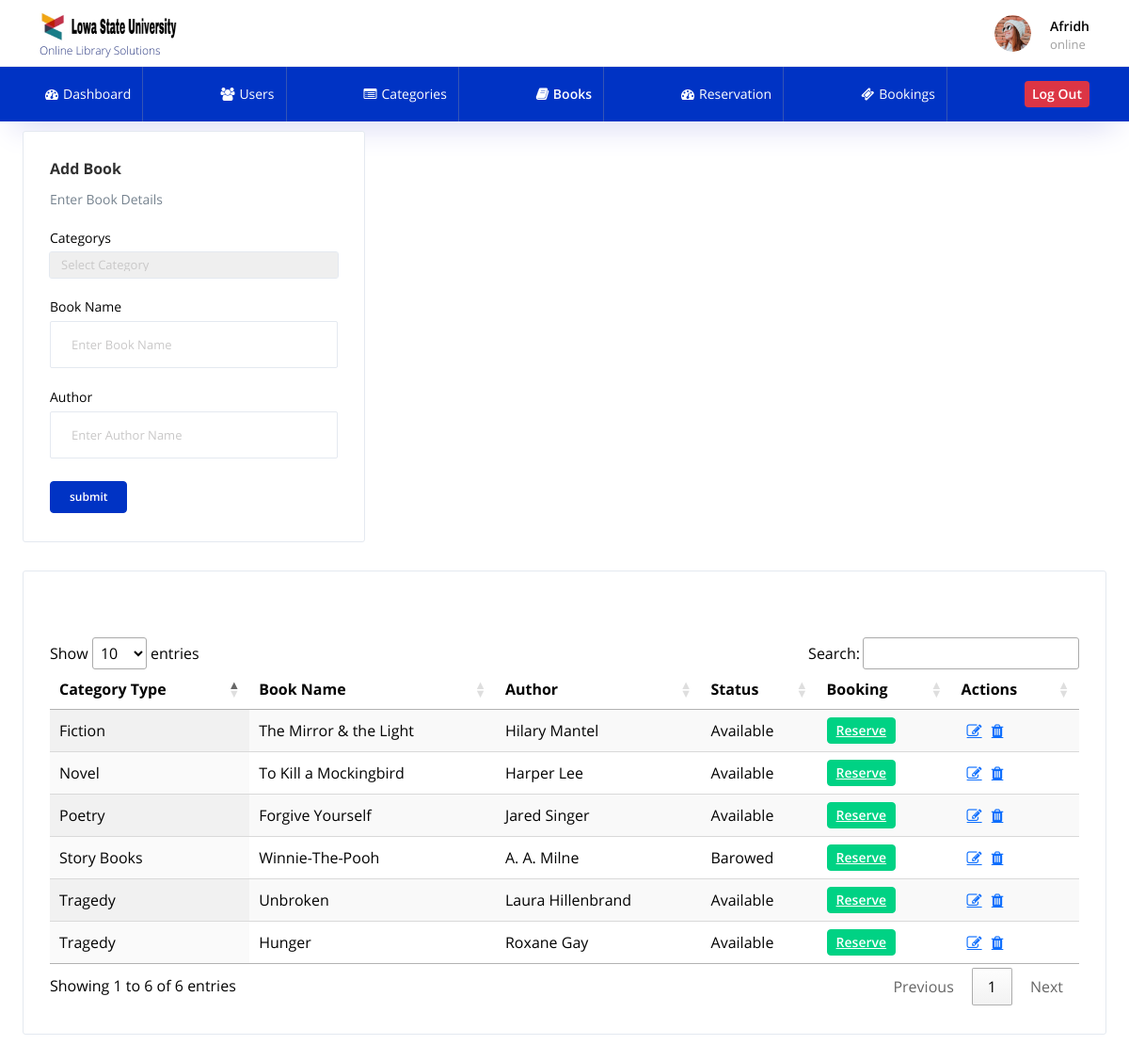
Page /books.php (signed in) on the committed database.
### tables this page shows
CREATE TABLE `books` (
  `id` int(11) NOT NULL,
  `category_id` int(11) NOT NULL,
  `book_name` varchar(100) NOT NULL,
  `author` varchar(100) NOT NULL,
  `status` int(1) NOT NULL
);

CREATE TABLE `book_category` (
  `id` int(11) NOT NULL,
  `category_name` varchar(100) NOT NULL,
  `status` int(1) NOT NULL
);

### books.php (the view, shortened to what this page needs)
<?php require_once('header.php'); ?>
<?php require_once('php/books.php'); ?>
<?php if($_SESSION["retfhtgj_user_type"] == "Admin" ||
($_SESSION["retfhtgj_user_type"] == "librarian"))  { ?>
<div class="row">
    <div class="col-4 grid-margin stretch-card">
    <div class="card">
    <div class="card-body">
    <h4 class="card-title"><?php if(isset($eid)){echo "Update Book Details";}else{echo "Add Book";} ?></h4>
    <p class="card-description">Enter Book Details</p>
    <form class="forms-sample" method="post">
      <div class="form-group">
      <label>Categorys</label>
      <select class="form-control" name="category_id" required>
        <option hidden>Select Category</option>
      </select>
     </div>
      <div class="form-group">
        <label>Book Name</label>
        <input type="text" class="form-control" placeholder="Enter Book Name"
        name="name"
        value="<?php if(isset($name)){echo $name;} elseif(isset($eid)){echo $row_eid['book_name'];} ?>">
      </div>
      <div class="form-group">
        <label>Author</label>
        <input type="text" class="form-control" placeholder="Enter Author Name"
        name="author"
        value="<?php if(isset($author)){echo $author;} elseif(isset($eid)){echo $row_eid['author'];} ?>">
      </div>
      <input type="submit" class="btn btn-primary me-2" value="<?php if(isset($eid)){echo "update";} else{echo "submit";} ?>"
        name="<?php if(isset($eid)){echo "update";} else{echo "submit";} ?>">
    </form>
    </div>
    </div>
    </div>
<?php } ?>
<div class="col-sm-12 stretch-card grid-margin">
<div class="card">
<div class="card-body">
<table id="table_id" class="display">
    <thead>
        <tr>
            <th>Category Type</th>
            <th>Book Name</th>
            <th>Author</th>
            <th>Status</th>
            <th>Booking</th>
        <?php if($_SESSION["retfhtgj_user_type"] == "Admin" ||
        ($_SESSION["retfhtgj_user_type"] == "librarian"))  { ?>
            <th>Actions</th>
         <?php } ?>
        </tr>
    </thead>
    <tbody>
        <?php
            $selectQuery="select * from books WHERE status=1";
            $runQuery = $conn->query($selectQuery);
            while($row=mysqli_fetch_array($runQuery))
            {
                $select_cat="SELECT * FROM book_category
                WHERE id='".$row['category_id']."' AND status='1'";
                $run_cat=$conn->query($select_cat);
                $row_cat=mysqli_fetch_array($run_cat);
                $select_1="SELECT * FROM reservations WHERE book_id='".$row['id']."' AND status='1'";
                $run_1=$conn->query($select_1);
                $num_1=mysqli_num_rows($run_1);
                $select_2="SELECT * FROM booking WHERE book_id='".$row['id']."' AND status='1'";
                $run_2=$conn->query($select_2);
                $num_2=mysqli_num_rows($run_2);
                if($num_1 > 0)
                {
                    $res = "Reserved";
                }
                elseif($num_2 > 0)
                {
                    $res = "Barowed";
                }
                else
                {
                    $res = "Available";
                }
        ?>
            <tr>
                <td><?php echo $row_cat['category_name']; ?></td>
                <td><?php echo $row['book_name']; ?></td>
                <td><?php echo $row['author']; ?></td>
                <td><?php echo $res; ?></td>
                <td>
                    <a type="submit" href="books.php?rid=<?php echo $row['id']; ?>"
                    class="badge badge-success"
                    id="<?php if($res=="Reserved"){echo"y_disabled";} elseif($res=="Barowed"){echo"y_disabled";} else{echo "n_disabled";} ?>">Reserve</a>
                </td>
            <?php if($_SESSION["retfhtgj_user_type"] == "Admin" ||
            ($_SESSION["retfhtgj_user_type"] == "librarian"))  { ?>
                <td>
                    <a href="books.php?eid=<?php echo $row['id']; ?>"
                     i class="fa fa-pencil-square-o" aria-hidden="true"></i></a>
                     <a href = "books.php?did=<?php echo $row['id']; ?> "
                     i class="fa fa-trash" aria-hidden="true"></i></a>
                </td>
            <?php } ?>
            </tr>
        <?php } ?>
    </tbody>
    </table>
</div>
</div>
</div>
</div>
 <?php require_once('footer.php'); ?>

### header.php (shortened to what this page needs)
<!DOCTYPE html>
<html lang="en">
  <head>
    <link rel="stylesheet" href="assets/vendors/mdi/css/materialdesignicons.min.css">
    <link rel="stylesheet" href="assets/vendors/flag-icon-css/css/flag-icon.min.css">
    <link rel="stylesheet" href="assets/vendors/css/vendor.bundle.base.css">
    <link rel="stylesheet" href="assets/vendors/jquery-bar-rating/css-stars.css" />
    <link rel="stylesheet" href="assets/vendors/font-awesome/css/font-awesome.min.css" />
    <link rel="stylesheet" href="assets/css/demo_2/style.css" />
    <link rel="stylesheet" href="assets/css/my_style.css" />
    <link rel="stylesheet" type="text/css" href="https://cdn.datatables.net/1.11.3/css/jquery.dataTables.css">
  </head>
  <body>
    <div class="horizontal-menu">
    <nav class="navbar top-navbar col-lg-12 col-12 p-0">
    <div class="container">
    <div class="text-center navbar-brand-wrapper d-flex align-items-center justify-content-center">
      <a class="navbar-brand brand-logo" href="index.html">
        <img src="assets/images/logo.jpeg" alt="logo" />
          <span class="font-12 d-block font-weight-light">Online Library Solutions </span>
      </a>
    </div>
    <div class="navbar-menu-wrapper d-flex align-items-center justify-content-end">
      <ul class="navbar-nav navbar-nav-right">
        <li class="nav-item nav-profile dropdown">
          <a class="nav-link" id="profileDropdown" href="#" data-bs-toggle="dropdown" aria-expanded="false">
            <div class="nav-profile-img">
              <img src="assets/images/faces/face1.jpg" alt="image" />
            </div>
            <div class="nav-profile-text">
              <p class="text-black font-weight-semibold m-0">
                <?php echo $_SESSION["retfhtgj_name"]; ?> </p>
              <span class="font-13 online-color">online</i></span>
            </div>
          </a>
        </li>
      </ul>
  </div>
  </div>
</nav>
<nav class="bottom-navbar">
<div class="container">
<ul class="nav page-navigation">
    <li class="nav-item">
      <a class="nav-link" href="dashboard.php">
        <i class="fa fa-tachometer" aria-hidden="true"></i>
        <span class="menu-title">Dashboard</span>
      </a>
    </li>
  <?php if($_SESSION["retfhtgj_user_type"] == "Admin" || ($_SESSION["retfhtgj_user_type"] == "librarian")) { ?>
    <li class="nav-item">
      <a class="nav-link" href="users.php">
        <i class="fa fa-users" aria-hidden="true"></i>
        <span class="menu-title">Users</span>
      </a>
    </li>
    <?php } ?>
    <li class="nav-item">
      <a class="nav-link" href="categories.php">
        <i class="fa fa-list-alt" aria-hidden="true"></i>
        <span class="menu-title">Categories</span>
      </a>
    </li>
    <li class="nav-item">
      <a class="nav-link" href="books.php">
        <i class="fa fa-book" aria-hidden="true"></i>
        <span class="menu-title">Books</span>
      </a>
    </li>
    <li class="nav-item">
      <a class="nav-link" href="reservations.php">
        <i class="fa fa-tachometer" aria-hidden="true"></i>
        <span class="menu-title">Reservation</span>
      </a>
    </li>
  <?php if($_SESSION["retfhtgj_user_type"] == "Admin" || ($_SESSION["retfhtgj_user_type"] == "librarian")) { ?>
    <li class="nav-item">
      <a class="nav-link" href="bookings.php">
        <i class="fa fa-ticket" aria-hidden="true"></i>
        <span class="menu-title">Bookings</span>
      </a>
    </li>
  <?php } ?>
    <li class="nav-item">
      <div class="nav-link d-flex">
        <a href="logout.php">
        <button class="btn btn-sm bg-danger text-white"> Log Out </button></a>
      </div>
    </li>
  </ul>
</div>
</nav>
</div>
<div class="container-scroller">
<div class="page_container">

### footer.php (shortened to what this page needs)
</div>
</div>
</body>
</html>

### assets/css/my_style.css (style rules this page uses)
.page_container { padding-left: 2%; padding-right: 2%; padding-top: 10px; padding-bottom: 10px; }
.nav-item i { padding-right: 5px; }
.fa { padding-left: 6px; }
.container { width: 100%; }
.container img { width: 100%; height: auto; }
#y_disabled { pointer-events: none; cursor: default; }
#n_disabled { pointer-events: inherit; cursor: inherit; }

### rows in the picture
books: book_category.category_name "Poetry", book_name "Forgive Yourself", author "Jared Singer", res "Available"
books: book_category.category_name "Tragedy", book_name "Unbroken", author "Laura Hillenbrand", res "Available"
books: book_category.category_name "Tragedy", book_name "Hunger", author "Roxane Gay", res "Available"
books: book_category.category_name "Story Books", book_name "Winnie-The-Pooh", author "A. A. Milne", res "Barowed"
books: book_category.category_name "Novel", book_name "To Kill a Mockingbird", author "Harper Lee", res "Available"
books: book_category.category_name "Fiction", book_name "The Mirror & the Light", author "Hilary Mantel", res "Available"

### other values in the picture
$_SESSION["retfhtgj_name"] "Afridh"
